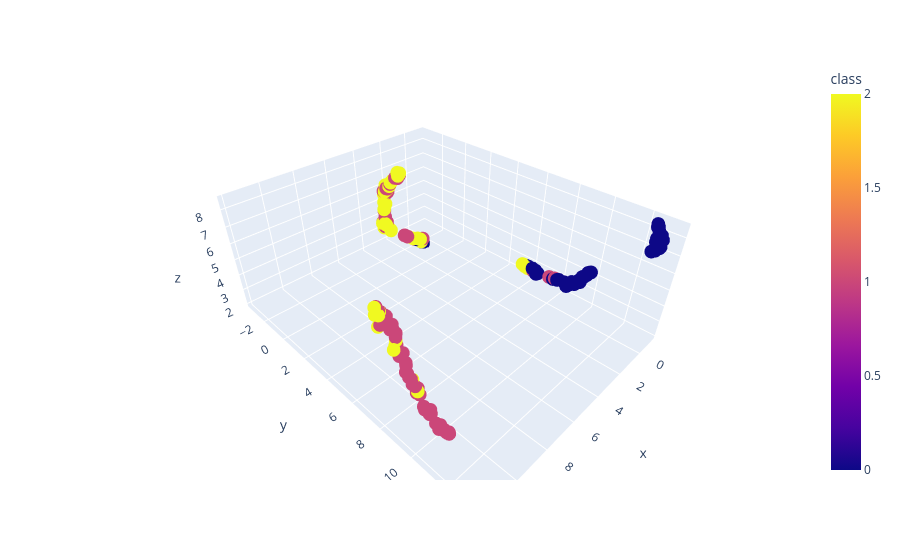

The notebook cell saved with this chart:
### Code cell
df_3d = pd.DataFrame(
    {
        "x": embedding_3d[:,0],
        "y": embedding_3d[:,1],
        "z": embedding_3d[:,2],
        "class": y
    }
)

fig = px.scatter_3d(
    df_3d,
    x="x",
    y="y",
    z="z",
    color="class"
)

fig.show()

### Figure 1 — Plotly figure (JSON) as saved in the notebook; plotly's stock layout.template omitted (floating-point values rounded to 4 significant figures; data arrays with more than 128 entries replaced by an {"elided": "..."} marker saying what was removed)
{"data": [{"hovertemplate": "x=%{x}<br>y=%{y}<br>z=%{z}<br>class=%{marker.color}<extra></extra>", "legendgroup": "", "marker": {"color": {"elided": "178 int values"}, "coloraxis": "coloraxis", "symbol": "circle"}, "mode": "markers", "name": "", "scene": "scene", "showlegend": false, "type": "scatter3d", "x": {"elided": "178 float values"}, "y": {"elided": "178 float values"}, "z": {"elided": "178 float values"}}], "layout": {"coloraxis": {"colorbar": {"title": {"text": "class"}}, "colorscale": [[0, "#0d0887"], [0.1111, "#46039f"], [0.2222, "#7201a8"], [0.3333, "#9c179e"], [0.4444, "#bd3786"], [0.5556, "#d8576b"], [0.6667, "#ed7953"], [0.7778, "#fb9f3a"], [0.8889, "#fdca26"], [1, "#f0f921"]]}, "legend": {"tracegroupgap": 0}, "margin": {"t": 60}, "scene": {"domain": {"x": [0, 1], "y": [0, 1]}, "xaxis": {"title": {"text": "x"}}, "yaxis": {"title": {"text": "y"}}, "zaxis": {"title": {"text": "z"}}}}}
